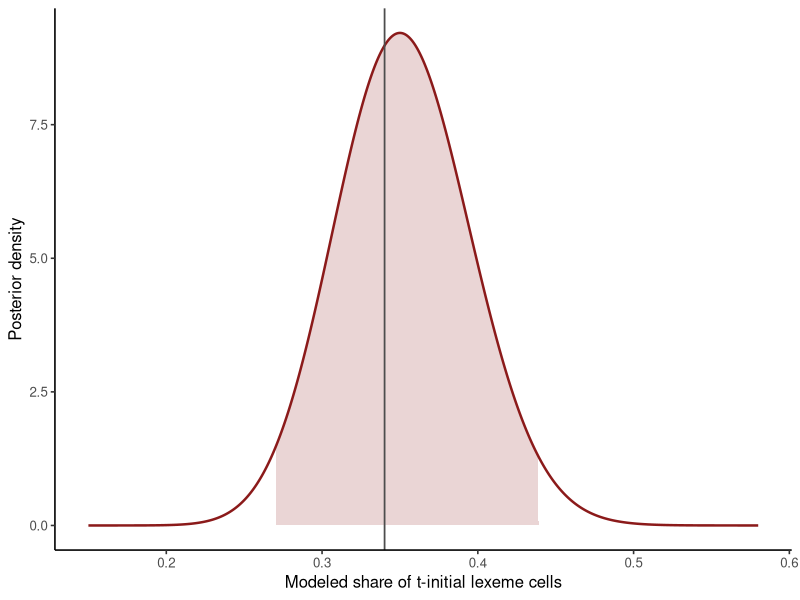

Recreate this plot in R.
## ---- chunk 1
#| label: load-unimorph-posterior-summaries
library(ggplot2)

population <- read.csv(
  "data/unimorph-turkish/verb-past-population.csv",
  stringsAsFactors = FALSE
)
sample_120 <- read.csv(
  "data/unimorph-turkish/verb-past-sample-120.csv",
  stringsAsFactors = FALSE
)

N <- nrow(population)
K <- sum(population$t_initial)
n <- nrow(sample_120)
k <- sum(sample_120$t_initial)
resource_share <- K / N
unit_count <- 1L
alpha_post <- unit_count + k
beta_post <- unit_count + n - k

posterior_mean <- alpha_post / (alpha_post + beta_post)
posterior_variance <- alpha_post * beta_post /
  ((alpha_post + beta_post)^2 * (alpha_post + beta_post + 1))
interval_probs <- seq(.025, .975, length.out = 3L)
posterior_quantiles <- qbeta(interval_probs, alpha_post, beta_post)
probability_above_resource <- 1 - pbeta(
  resource_share, alpha_post, beta_post
)

stopifnot(N == 588L, K == 200L, n == 120L, k == 42L)
data.frame(
  mean = posterior_mean,
  variance = posterior_variance,
  q025 = posterior_quantiles[1],
  median = posterior_quantiles[2],
  q975 = posterior_quantiles[3],
  probability_above_known_resource_share = probability_above_resource
)
## ---- chunk 2
#| label: plot-unimorph-posterior-summary
#| fig-cap: "FRB posterior density. The shaded region is the central 95% interval; the vertical line is the known pinned-resource share."
plot_grid <- data.frame(theta = seq(0.15, 0.58, length.out = 1000L))
plot_grid$density <- dbeta(plot_grid$theta, alpha_post, beta_post)
plot_grid$inside <- with(
  plot_grid,
  theta >= posterior_quantiles[1] & theta <= posterior_quantiles[3]
)

plot_opacity <- 0.18
ggplot(plot_grid, aes(theta, density)) +
  geom_area(data = subset(plot_grid, inside), fill = "#8B1A1A", alpha = plot_opacity) +
  geom_line(color = "#8B1A1A", linewidth = 0.85) +
  geom_vline(xintercept = resource_share, color = "grey30", linewidth = 0.6) +
  labs(x = "Modeled share of t-initial lexeme cells", y = "Posterior density") +
  theme_classic(base_size = 12)
## ---- chunk 3
#| label: transform-unimorph-posterior
expected_odds <- alpha_post / (beta_post - 1)
odds_at_expected_probability <- posterior_mean / (1 - posterior_mean)
odds_interval <- posterior_quantiles[c(1, 3)] /
  (1 - posterior_quantiles[c(1, 3)])

data.frame(
  expected_odds = expected_odds,
  odds_at_posterior_mean = odds_at_expected_probability,
  odds_q025 = odds_interval[1],
  odds_q975 = odds_interval[2]
)
